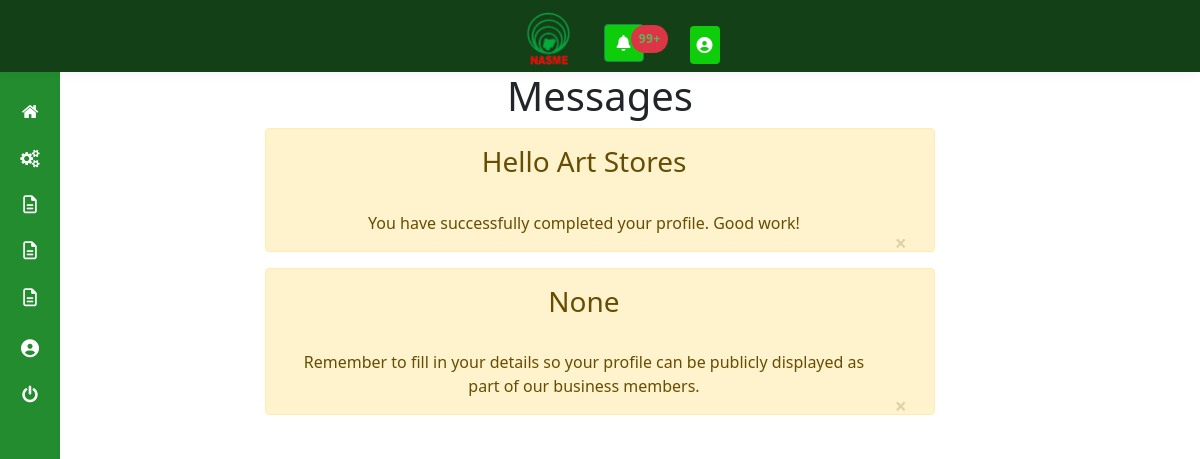
Screenshot of /messages (signed in) with the database file from the repository.
### membership/models.py (models this page shows, shortened)
class Message(db.Model):
    id = db.Column(db.Integer, primary_key=True)
    sender_id = db.Column(db.Integer, db.ForeignKey('user.id'))
    member_recipient_id = db.Column(db.Integer, db.ForeignKey('user.id'))
    unit_recipient_id = db.Column(db.Integer, db.ForeignKey('unit.id'))
    title = db.Column(db.String(60))
    body = db.Column(db.String(140))
    timestamp = db.Column(db.DateTime, index=True, default=datetime.utcnow)

### membership/members/routes.py (the view)
@members.route("/messages", methods=["GET"])
@user_role_required
def messages():
  current_user.last_message_read_time = datetime.utcnow()
  db.session.commit()
  member = current_user
  messages = member.messages_received
  for unit in member.units:
    messages.extend(unit.messages_received)
  messages = messages.order_by(Message.timestamp.desc()).all()
  return render_template('messages.html', messages=messages, member=member)

### membership/members/utils.py (called while the page is built)
def user_role_required(func):
    @wraps(func)
    def decorated_view(*args, **kwargs):
      if current_user.is_authenticated:
        if current_user.role == "USER":
          if current_user.business_name == None and request.endpoint != 'members.edit_business_profile' and request.method!="POST":
            flash("You must first complete this form before you can proceed")
            return redirect(url_for('members.edit_business_profile'))
          return func(*args, **kwargs)
        else:
          flash("You must log in to access this page", "info")
          return redirect(url_for('members.login', next=url_for(request.endpoint)))
      else:
        flash("You must log in to access this page", "info")
        return redirect(url_for('members.login', next=url_for(request.endpoint)))
    return decorated_view

### membership/models.py (called while the page is built)
@login_manager.user_loader
def load_user(user_id):
    return User.query.get(int(user_id))

### membership/templates/messages.html (shortened to what this page needs)
{% extends "member_layout.html" %}
{% block content %}
    <h1>Messages</h1>
    {% for post in messages %}
    <div class="container">
        <div class="alert alert-warning alert-dismissible show" role="alert" id="alirt">
          <strong><h3>{{post.title}}</h3></strong>
          <br/>
          <p>{{post.body}}</p>
          <button type="button" class="close" data-dismiss="alert" aria-label="Close">
            <span aria-hidden="true">&times;</span>
          </button>
        </div>
      </div>
    {% endfor %}
{% endblock %}

### membership/templates/messages.html (style rules this page uses)
#alirt { width:60%; margin-left: auto; margin-right: auto; }

### rows the page displays
Message: title "Hello Art Stores", body "You have successfully completed your profile. Good work!"
Message: title "None", body "Remember to fill in your details so your profile can be publicly displayed as part of our business members."
